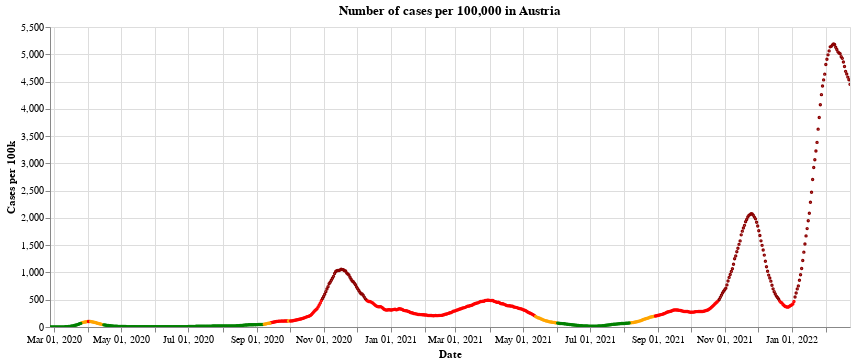

Write notebook code for a chart like this one.
### Markdown cell above
Here is a historical plot of the 'traffic light colours' in Austria, as defined by the [European Centre for Disease Prevention and Control](https://www.ecdc.europa.eu/en/covid-19/situation-updates/weekly-maps-coordinated-restriction-free-movement). See also my other post about the traffic light system for countries in the UK [here](https://idjotherwise.github.io/nlp-otherwise/covid/2021/05/06/ecdc-trafficlight.html), where I show what the rules are for the different traffic lights.

Notice how long Austria was in the 'Red' (and 'Dark red') between September and May - almost 6 months!

### Code cell
#collapse


base = alt.Chart(full_data.query("BundeslandID==10")).mark_point(size=2).encode(
    x=alt.X("yearmonthdate(Time):T", axis=alt.Axis(title='Date')),
    y=alt.Y("TwoWeeklyCasesRate:Q",
            axis=alt.Axis(title='Cases per 100k')),
    tooltip=['Time:T','TwoWeeklyCasesRate:Q', 'Positivity:Q']
).properties(
    title='Number of cases per 100,000 in Austria', width=800
)

chart_to_show = alt.layer(
        base.encode(color=alt.condition((alt.datum.Positivity < 4) &
                                        (alt.datum.TwoWeeklyCasesRate >= 75) &
                                        (alt.datum.TwoWeeklyCasesRate < 200),
                                            alt.ColorValue('orange'),
                                            alt.ColorValue('red')
                                           ),
                    opacity=alt.condition((alt.datum.TwoWeeklyCasesRate >= 75) &
                                              (alt.datum.TwoWeeklyCasesRate < 500),
                                              alt.value(1),
                                              alt.value(0)
                                             )
                   ),
        base.encode(color=alt.value('darkred'),
                    opacity=alt.condition(alt.datum.TwoWeeklyCasesRate >= 500,
                                              alt.value(1),
                                              alt.value(0)
                                             )
                   ),
        base.encode(color=alt.condition((alt.datum.Positivity < 4) &
                                        (alt.datum.TwoWeeklyCasesRate < 50),
                                        alt.ColorValue('green'),
                                        alt.ColorValue('orange')
                                       ),
                    opacity=alt.condition((alt.datum.TwoWeeklyCasesRate < 75) &
                                          (alt.datum.Positivity >= 1),
                                          alt.value(1),
                                          alt.value(0)
                                         )
                   ),
        base.encode(color=alt.ColorValue('green'),
                opacity=alt.condition((alt.datum.TwoWeeklyCasesRate < 75) & (alt.datum.Positivity < 1),
                                      alt.value(1),
                                      alt.value(0)
                                     )
               )
    )

chart_to_show.interactive()

### Figure 1 — Vega-Lite specification as saved in the notebook (floating-point values rounded to 4 significant figures; data arrays with more than 128 entries replaced by an {"elided": "..."} marker saying what was removed)
{"config": {"view": {"continuousWidth": 400, "continuousHeight": 300}}, "layer": [{"mark": {"type": "point", "size": 2}, "encoding": {"color": {"condition": {"value": "orange", "test": "(((datum.Positivity < 4) && (datum.TwoWeeklyCasesRate >= 75)) && (datum.TwoWeeklyCasesRate < 200))"}, "value": "red"}, "opacity": {"condition": {"value": 1, "test": "((datum.TwoWeeklyCasesRate >= 75) && (datum.TwoWeeklyCasesRate < 500))"}, "value": 0}, "tooltip": [{"type": "temporal", "field": "Time"}, {"type": "quantitative", "field": "TwoWeeklyCasesRate"}, {"type": "quantitative", "field": "Positivity"}], "x": {"type": "temporal", "axis": {"title": "Date"}, "field": "Time", "timeUnit": "yearmonthdate"}, "y": {"type": "quantitative", "axis": {"title": "Cases per 100k"}, "field": "TwoWeeklyCasesRate"}}, "selection": {"selector001": {"type": "interval", "bind": "scales", "encodings": ["x", "y"]}}, "title": "Number of cases per 100,000 in Austria", "width": 800}, {"mark": {"type": "point", "size": 2}, "encoding": {"color": {"value": "darkred"}, "opacity": {"condition": {"value": 1, "test": "(datum.TwoWeeklyCasesRate >= 500)"}, "value": 0}, "tooltip": [{"type": "temporal", "field": "Time"}, {"type": "quantitative", "field": "TwoWeeklyCasesRate"}, {"type": "quantitative", "field": "Positivity"}], "x": {"type": "temporal", "axis": {"title": "Date"}, "field": "Time", "timeUnit": "yearmonthdate"}, "y": {"type": "quantitative", "axis": {"title": "Cases per 100k"}, "field": "TwoWeeklyCasesRate"}}, "title": "Number of cases per 100,000 in Austria", "width": 800}, {"mark": {"type": "point", "size": 2}, "encoding": {"color": {"condition": {"value": "green", "test": "((datum.Positivity < 4) && (datum.TwoWeeklyCasesRate < 50))"}, "value": "orange"}, "opacity": {"condition": {"value": 1, "test": "((datum.TwoWeeklyCasesRate < 75) && (datum.Positivity >= 1))"}, "value": 0}, "tooltip": [{"type": "temporal", "field": "Time"}, {"type": "quantitative", "field": "TwoWeeklyCasesRate"}, {"type": "quantitative", "field": "Positivity"}], "x": {"type": "temporal", "axis": {"title": "Date"}, "field": "Time", "timeUnit": "yearmonthdate"}, "y": {"type": "quantitative", "axis": {"title": "Cases per 100k"}, "field": "TwoWeeklyCasesRate"}}, "title": "Number of cases per 100,000 in Austria", "width": 800}, {"mark": {"type": "point", "size": 2}, "encoding": {"color": {"value": "green"}, "opacity": {"condition": {"value": 1, "test": "((datum.TwoWeeklyCasesRate < 75) && (datum.Positivity < 1))"}, "value": 0}, "tooltip": [{"type": "temporal", "field": "Time"}, {"type": "quantitative", "field": "TwoWeeklyCasesRate"}, {"type": "quantitative", "field": "Positivity"}], "x": {"type": "temporal", "axis": {"title": "Date"}, "field": "Time", "timeUnit": "yearmonthdate"}, "y": {"type": "quantitative", "axis": {"title": "Cases per 100k"}, "field": "TwoWeeklyCasesRate"}}, "title": "Number of cases per 100,000 in Austria", "width": 800}], "data": {"name": "data-1a7953455529b6c78214c9d3d45f1070"}, "$schema": "https://vega.github.io/schema/vega-lite/v4.8.1.json", "datasets": {"data-1a7953455529b6c78214c9d3d45f1070": {"elided": "729 records"}}}
